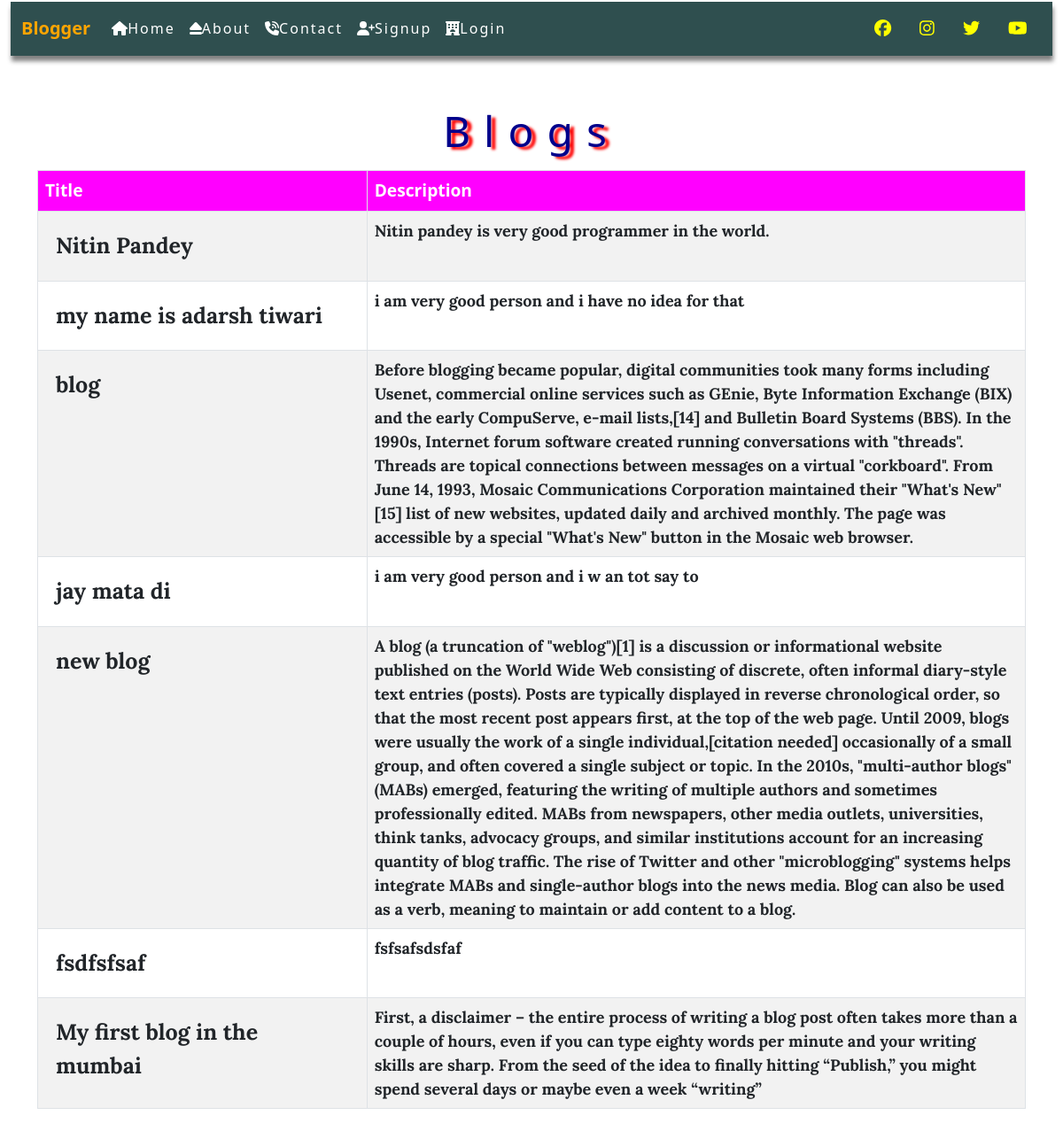
The page / on the database its author committed.
### blog/models.py (models this page shows)
class Post(models.Model):
    id = models.AutoField(primary_key=True)
    title=models.CharField(max_length=50)
    desc=models.TextField()

### blog/views.py (the view)
# urls.py: path('',views.home,name='homepage'),
def home(request):
    posts=Post.objects.all().order_by('-id')
    return render(request,'blog/home.html',{'posts':posts})

### blog/templates/blog/home.html (shortened to what this page needs)
{% extends 'blog/base.html' %}
{% block content %}
  <div class="col-sm-12">
      <h2 class='p-2 text-center'style='color:darkblue;font-size:3em; letter-spacing:15px;
      text-shadow:5px 3px 3px red;'>Blogs</h2>
     <table class='table table-bordered table-striped table-hover'>
       <thead>
         <tr style='background-color: magenta; font-weight: bold; color:white;'>
           <th style='width:30%;font-size:larger;'>Title</th>
           <th style='width:60%;font-size: larger;'>Description</th>
         </tr>
       </thead>
       <tbody class='mytable'>
        {% for post in posts %}
         <tr style='font-size: large;' class='myfont'>
           <td style='padding: 20px;font-size:25px;'>{{post.title}}</td>
           <td>{{post.desc}}</td>
         </tr>
         {% endfor %}
       </tbody>
     </table>
  </div>
{% endblock content %}

### blog/templates/blog/base.html (shortened to what this page needs)
<!DOCTYPE html>
{% load static %}
<html lang="en">
<head>
    <link rel="stylesheet" href="{% static 'blog/css/bootstrap.css' %}">
    <link rel="stylesheet" href="{% static 'blog/css/all.css' %}">
    <link rel="stylesheet" href="{% static 'blog/css/mystyle.css' %}">
</head>
<body>
<div class="container-fluid">
    {% include 'blog/navbar.html' %}
</div>
<div class="container">
    <div class="row mt-5">
         {% block content %}
        {% endblock content %}
    </div>
</div>
</body>
</html>

### blog/templates/blog/navbar.html (shortened to what this page needs)
<nav class="navbar navbar-expand-lg mynavbar fixed-top">
  <div class="container-fluid">
    <a class="navbar-brand" href="#"style='color:orange;font-weight:bold;1'>Blogger</a>
    <div class="collapse navbar-collapse" id="navbarNav">
      <ul class="navbar-nav">
        <li class="nav-item">
          <a class="nav-link active" aria-current="page" href="{% url 'homepage' %}"><i class="fas fa-home"></i>Home</a>
        </li>
        <li class="nav-item">
          <a class="nav-link" href="{% url 'aboutpage' %}"><i class="fas fa-eject"></i>About</a>
        </li>
        <li class="nav-item">
          <a class="nav-link" href="{% url 'contactpage' %}"><i class="fas fa-phone-volume"></i>Contact</a>
        </li>
        {% if request.user.is_authenticated %}
        <li class="nav-item">
          <a class="nav-link" href="{% url 'dashboardpage' %}"><i class="fas fa-chart-line"></i>Dashboard</a>
        </li><li class="nav-item">
          <a class="nav-link" href="{% url 'logoutpage' %}"><i class="fas fa-sign-out-alt"></i>Logout</a>
        </li>
        {% else %}
        <li class="nav-item">
          <a class="nav-link" href="{% url 'signuppage' %}"><i class="fas fa-user-plus"></i>Signup</a>
        </li>
        <li class="nav-item">
          <a class="nav-link" href="{% url 'loginpage' %}"><i class="fas fa-hotel"></i>Login</a>
        </li>
        {% endif %}
      </ul>
    </div>
          <a class="nav-link a" href="https://www.facebook.com/" target=""><i class='fab fa-facebook'></i></a>
          <a class="nav-link a" href="https://www.instagram.com/" target="blank"><i class='fab fa-instagram'></i></a>
          <a class="nav-link a" href="https://www.twitter.com/" target="blank"><i class='fab fa-twitter'></i></a>
          <a class="nav-link a" href="https://www.youtube.com/" target="blank"><i class='fab fa-youtube'></i></a>
  </div>
</nav>

### blog/static/blog/css/all.css (style rules this page uses)
.fa-eject:before { content:"\f052" }
.fa-facebook:before { content:"\f09a" }
.fa-hotel:before { content:"\f594" }
.fa-instagram:before { content:"\f16d" }
.fa-phone-volume:before { content:"\f2a0" }
.fa-twitter:before { content:"\f099" }
.fa-user-plus:before { content:"\f234" }
.fa-youtube:before { content:"\f167" }

### blog/static/blog/css/mystyle.css (style rules this page uses)
body { margin:0px; padding:0px; }

### blog/templates/blog/base.html (style rules this page uses)
.myfont { font-family: 'Lora', 'serif'; font-weight: bolder; }

### blog/templates/blog/navbar.html (style rules this page uses)
.mynavbar { background-color:darkslategrey; margin-top:2px; box-shadow:1px 6px 5px gray; position:relative; }
#navbarNav a { color:white; letter-spacing:2px; }
.a { color:yellow; }
.a,i { font-size:larger; }

### rows shown on the page
Post: title "Nitin Pandey", desc "Nitin pandey is very good programmer in the world."
Post: title "my name is adarsh tiwari", desc "i am very good person and i have no idea for that"
Post: title "blog", desc "Before blogging became popular, digital communities took many forms including Usenet, commercial online services such as GEnie, Byte Information Exchange (BIX) and the early CompuServe, e-mail lists,[14] and Bulletin Board Systems (BBS). In the 1990s, Internet forum software created running conversations with \"threads\". Threads are topical connections between messages on a virtual \"corkboard\". From June 14, 1993, Mosaic Communications Corporation maintained their \"What's New\"[15] list of new websites, updated daily and archived monthly. The page was accessible by a special \"What's New\" button in the Mosaic web browser."
Post: title "jay mata di", desc "i am very good person and i w an tot say to"
Post: title "new blog", desc "A blog (a truncation of \"weblog\")[1] is a discussion or informational website published on the World Wide Web consisting of discrete, often informal diary-style text entries (posts). Posts are typically displayed in reverse chronological order, so that the most recent post appears first, at the top of the web page. Until 2009, blogs were usually the work of a single individual,[citation needed] occasionally of a small group, and often covered a single subject or topic. In the 2010s, \"multi-author blogs\" (MABs) emerged, featuring the writing of multiple authors and sometimes professionally edited. MABs from newspapers, other media outlets, universities, think tanks, advocacy groups, and…"
Post: title "fsdfsfsaf", desc "fsfsafsdsfaf"
Post: title "My first blog in the mumbai", desc "First, a disclaimer – the entire process of writing a blog post often takes more than a couple of hours, even if you can type eighty words per minute and your writing skills are sharp. From the seed of the idea to finally hitting “Publish,” you might spend several days or maybe even a week “writing”"
